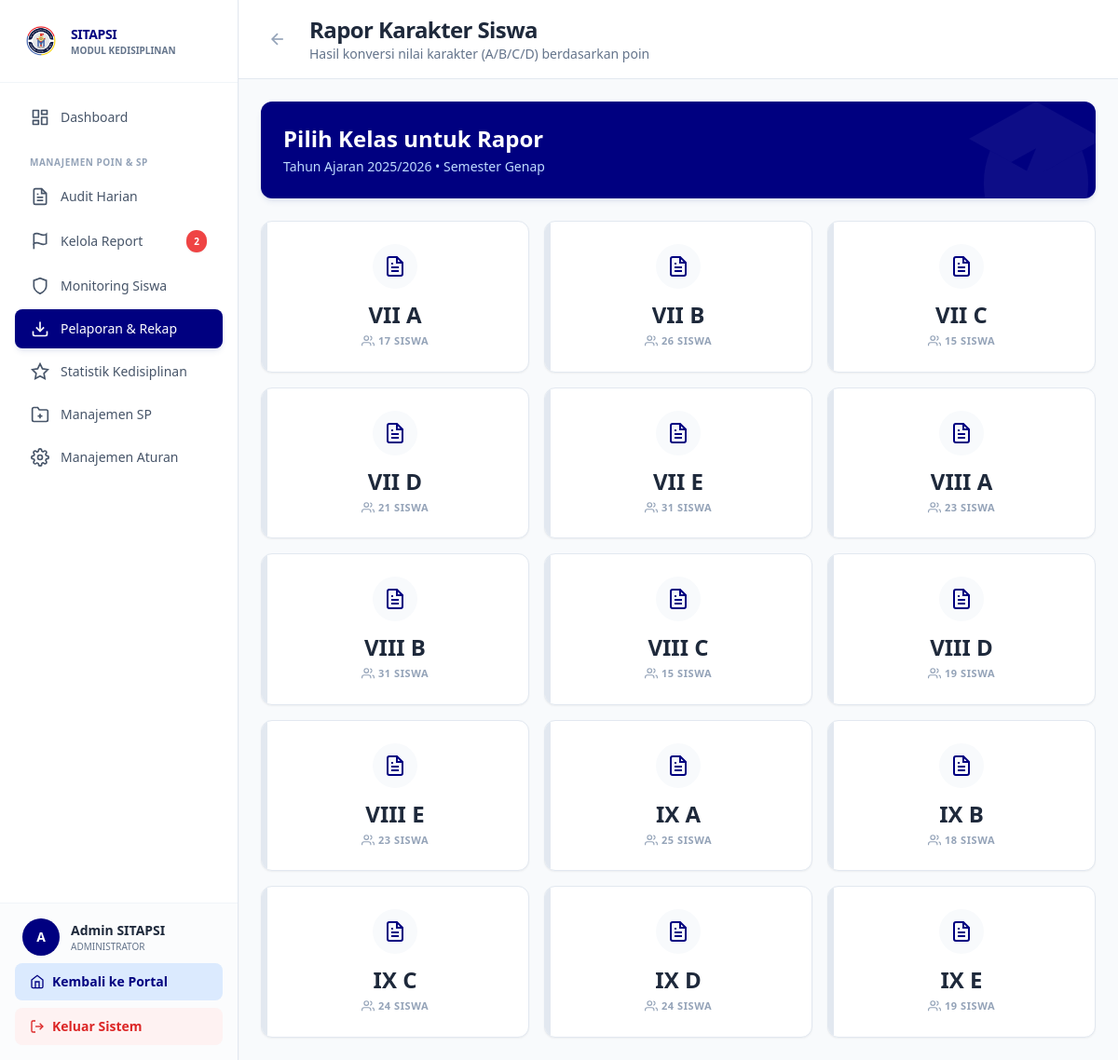
Screenshot of /sitapsi/views/admin/rapor_karakter.php (signed in) with the database file from the repository.
### tables this page shows
CREATE TABLE `tb_tahun_ajaran` (
  `id_tahun` int(11) NOT NULL,
  `nama_tahun` varchar(20) NOT NULL,
  `status` enum('Aktif','Arsip') DEFAULT 'Aktif',
  `semester_aktif` enum('Ganjil','Genap') DEFAULT 'Ganjil'
);

CREATE TABLE `tb_kelas` (
  `id_kelas` int(11) NOT NULL,
  `nama_kelas` varchar(10) NOT NULL,
  `tingkat` int(11) NOT NULL
);

### config/database.php (called while the page is built, shortened)
<?php
function getDBConnection()
{
    static $pdo = null;
    if ($pdo === null) {
        try {
            $dsn = "mysql:host=" . DB_HOST . ";dbname=" . DB_NAME . ";charset=" . DB_CHARSET;
            $options = [
                PDO::ATTR_ERRMODE => PDO::ERRMODE_EXCEPTION,
                PDO::ATTR_DEFAULT_FETCH_MODE => PDO::FETCH_ASSOC,
                PDO::ATTR_EMULATE_PREPARES => false,
                PDO::MYSQL_ATTR_INIT_COMMAND => "SET NAMES " . DB_CHARSET
            ];
            $pdo = new PDO($dsn, DB_USER, DB_PASS, $options);
        } catch (PDOException $e) {
            error_log("Database Connection Error: " . $e->getMessage());
            die("Koneksi database gagal. Silakan hubungi administrator.");
        }
    }
    return $pdo;
}
function executeQuery($sql, $params = [])
{
    $pdo = getDBConnection();
    $stmt = $pdo->prepare($sql);
    $stmt->execute($params);
    return $stmt;
}
function fetchOne($sql, $params = [])
{
    $stmt = executeQuery($sql, $params);
    return $stmt->fetch();
}
function fetchAll($sql, $params = [])
{
    $stmt = executeQuery($sql, $params);
    return $stmt->fetchAll();
}
?>

### sitapsi/views/admin/rapor_karakter.php (the view, shortened to what this page needs)
<?php
require_once '../../../config/database.php';
$tahun_aktif = fetchOne("SELECT id_tahun, nama_tahun, semester_aktif FROM tb_tahun_ajaran WHERE status = 'Aktif' LIMIT 1");
$kelas_list = fetchAll("SELECT id_kelas, nama_kelas, tingkat FROM tb_kelas ORDER BY tingkat, nama_kelas");
?>
<!DOCTYPE html>
<html lang="id">
<head>
    <script src="https://cdn.tailwindcss.com"></script>
</head>
<body class="bg-[#F8FAFC]">
<div class="flex h-screen overflow-hidden">
    <?php include '../../includes/sidebar_admin.php'; ?>
    <div class="flex-1 overflow-auto lg:ml-64">
        <div class="bg-white border-b border-[#E2E8F0] px-6 pl-16 lg:pl-6 py-4 sticky top-0 z-30 flex items-center space-x-4">
            <a href="pelaporan_rekap.php" class="p-2 rounded-lg text-slate-400 hover:text-slate-600 hover:bg-slate-50 transition-colors">
                <svg class="w-5 h-5" fill="none" stroke="currentColor" viewBox="0 0 24 24" stroke-width="2"><line x1="19" y1="12" x2="5" y2="12"></line><polyline points="12 19 5 12 12 5"></polyline></svg>
            </a>
            <div>
                <h1 class="text-2xl font-extrabold text-slate-800 tracking-tight">Rapor Karakter Siswa</h1>
                <p class="text-sm font-medium text-slate-500">Hasil konversi nilai karakter (A/B/C/D) berdasarkan poin</p>
            </div>
        </div>
        <div class="p-6 space-y-6 max-w-7xl mx-auto">
            <div class="bg-[#000080] text-white rounded-xl shadow-md shadow-blue-900/10 p-6 relative overflow-hidden">
                <div class="relative z-10 flex items-center justify-between">
                    <div>
                        <h2 class="text-2xl font-extrabold mb-1">Pilih Kelas untuk Rapor</h2>
                        <p class="text-blue-200 font-medium text-sm">Tahun Ajaran <?= $tahun_aktif['nama_tahun'] ?> • Semester <?= $tahun_aktif['semester_aktif'] ?></p>
                    </div>
                </div>
            </div>
            <div class="grid grid-cols-1 sm:grid-cols-2 lg:grid-cols-3 xl:grid-cols-4 gap-4">
                <?php
                foreach ($kelas_list as $kelas):
                    $jumlah_siswa = fetchOne("
                        SELECT COUNT(*) as total
                        FROM tb_anggota_kelas
                        WHERE id_kelas = :id_kelas
                        AND id_tahun = :id_tahun
                    ", [
                        'id_kelas' => $kelas['id_kelas'],
                        'id_tahun' => $tahun_aktif['id_tahun']
                    ])['total'] ?? 0;
                ?>
                <a href="rapor_karakter_list.php?kelas=<?= $kelas['id_kelas'] ?>" class="block group">
                    <div class="bg-white border border-[#E2E8F0] hover:border-[#000080] rounded-xl shadow-sm hover:shadow-md p-6 transition-all transform group-hover:-translate-y-1 relative overflow-hidden flex flex-col items-center justify-center h-full min-h-[160px]">
                        <div class="w-1.5 h-full bg-slate-200 group-hover:bg-[#000080] absolute left-0 top-0 transition-colors"></div>
                        <div class="w-12 h-12 bg-slate-50 group-hover:bg-blue-50 text-[#000080] rounded-full flex items-center justify-center mb-3 transition-colors">
                        </div>
                        <h3 class="text-2xl font-extrabold text-slate-800 mb-1"><?= $kelas['nama_kelas'] ?></h3>
                        <div class="flex items-center text-[11px] font-bold text-slate-400 group-hover:text-blue-500 uppercase tracking-wider">
                            <svg class="w-3.5 h-3.5 mr-1" fill="none" stroke="currentColor" viewBox="0 0 24 24" stroke-width="2"><path d="M17 21v-2a4 4 0 0 0-4-4H5a4 4 0 0 0-4 4v2"></path><circle cx="9" cy="7" r="4"></circle><path d="M23 21v-2a4 4 0 0 0-3-3.87"></path><path d="M16 3.13a4 4 0 0 1 0 7.75"></path></svg>
                            <span><?= $jumlah_siswa ?> Siswa</span>
                        </div>
                    </div>
                </a>
                <?php endforeach; ?>
            </div>
        </div>
    </div>
</div>
</body>
</html>

### rows the page displays
tb_tahun_ajaran: nama_tahun "2025/2026", semester_aktif "Genap"
tb_kelas: nama_kelas "VII A", jumlah_siswa "17"
tb_kelas: nama_kelas "VII B", jumlah_siswa "26"
tb_kelas: nama_kelas "VII C", jumlah_siswa "15"
tb_kelas: nama_kelas "VII D", jumlah_siswa "21"
tb_kelas: nama_kelas "VII E", jumlah_siswa "31"
tb_kelas: nama_kelas "VIII A", jumlah_siswa "23"
tb_kelas: nama_kelas "VIII B", jumlah_siswa "31"
tb_kelas: nama_kelas "VIII C", jumlah_siswa "15"
tb_kelas: nama_kelas "VIII D", jumlah_siswa "19"
tb_kelas: nama_kelas "VIII E", jumlah_siswa "23"
tb_kelas: nama_kelas "IX A", jumlah_siswa "25"
tb_kelas: nama_kelas "IX B", jumlah_siswa "18"
tb_kelas: nama_kelas "IX C", jumlah_siswa "24"
tb_kelas: nama_kelas "IX D", jumlah_siswa "24"
tb_kelas: nama_kelas "IX E", jumlah_siswa "19"

### other values shown
$count_report "2"
$initial "A"
$user_name "Admin SITAPSI"
